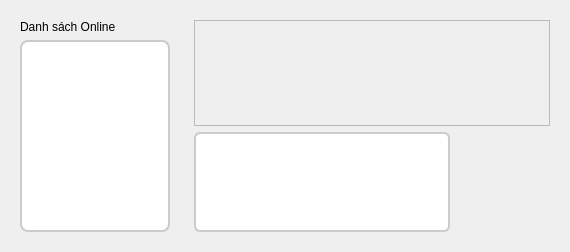
      <widget class="QWidget" name="tabChat">
       <attribute name="icon">
        <iconset resource="lib_icon_InventoryManagement.qrc">
         <normaloff>:/icon/images/icon/chat.png</normaloff>:/icon/images/icon/chat.png</iconset>
       </attribute>
       <attribute name="title">
        <string>CHAT</string>
       </attribute>
       <layout class="QHBoxLayout" name="horizontalLayout_9">
        <item>
         <widget class="QFrame" name="frameUsers">
          <property name="sizePolicy">
           <sizepolicy hsizetype="Fixed" vsizetype="Expanding">
            <horstretch>0</horstretch>
            <verstretch>0</verstretch>
           </sizepolicy>
          </property>
          <property name="frameShape">
           <enum>QFrame::NoFrame</enum>
          </property>
          <layout class="QVBoxLayout" name="verticalLayoutUsers">
           <item>
            <widget class="QLabel" name="labelOnline">
             <property name="text">
              <string>Danh sách Online</string>
             </property>
            </widget>
           </item>
           <item>
            <widget class="QListWidget" name="chat_list_user_online_qlistwidget">
             <property name="sizePolicy">
              <sizepolicy hsizetype="Fixed" vsizetype="Expanding">
               <horstretch>0</horstretch>
               <verstretch>0</verstretch>
              </sizepolicy>
             </property>
             <property name="minimumSize">
              <size>
               <width>150</width>
               <height>0</height>
              </size>
             </property>
             <property name="maximumSize">
              <size>
               <width>150</width>
               <height>16777215</height>
              </size>
             </property>
             <property name="styleSheet">
              <string notr="true">QListWidget {
	background-color: rgb(255, 255, 255);
    border: 2px solid #ccc;
    border-radius: 8px;
    padding: 5px;
    color: #3333FF;
}

QListWidget:focus {
    border: 2px solid #4a90e2;
}</string>
             </property>
            </widget>
           </item>
          </layout>
         </widget>
        </item>
        <item>
         <widget class="QFrame" name="frameChat">
          <property name="sizePolicy">
           <sizepolicy hsizetype="Expanding" vsizetype="Preferred">
            <horstretch>0</horstretch>
            <verstretch>0</verstretch>
           </sizepolicy>
          </property>
          <property name="frameShape">
           <enum>QFrame::NoFrame</enum>
          </property>
          <layout class="QVBoxLayout" name="verticalLayoutChat">
           <item>
            <widget class="QScrollArea" name="chat_display_browser_qscrollarea">
             <property name="autoFillBackground">
              <bool>true</bool>
             </property>
             <property name="styleSheet">
              <string notr="true">QWidget#scrollAreaWidgetContents {
    border-image: url(:/icon/images/icon/background_chat.png) 0 0 0 0 stretch stretch;
    border-radius: 50px; /* Bo tròn 4 góc */
    background-color: transparent; /* Giúp bo tròn không bị nền che mất */
}
</string>
             </property>
             <property name="widgetResizable">
              <bool>true</bool>
             </property>
             <widget class="QWidget" name="scrollAreaWidgetContents">
              <property name="geometry">
               <rect>
                <x>0</x>
                <y>0</y>
                <width>1607</width>
                <height>1752</height>
               </rect>
              </property>
              <layout class="QVBoxLayout" name="verticalLayoutMessages"/>
             </widget>
            </widget>
           </item>
           <item>
            <layout class="QHBoxLayout" name="horizontalLayoutInput">
             <item>
              <widget class="QTextEdit" name="chat_text_input_chat_textedit">
               <property name="sizePolicy">
                <sizepolicy hsizetype="Expanding" vsizetype="Fixed">
                 <horstretch>0</horstretch>
                 <verstretch>0</verstretch>
                </sizepolicy>
               </property>
               <property name="minimumSize">
                <size>
                 <width>0</width>
                 <height>100</height>
                </size>
               </property>
               <property name="maximumSize">
                <size>
                 <width>16777215</width>
                 <height>100</height>
                </size>
               </property>
               <property name="styleSheet">
                <string notr="true">QTextEdit {
	background-color: rgb(255, 255, 255);
    border: 2px solid #ccc;
    border-radius: 6px;
    padding: 5px;
    color: #3333FF;
}

QTextEdit:focus {
    border: 2px solid #4a90e2;
}</string>
               </property>
              </widget>
             </item>
             <item>
              <widget class="QPushButton" name="chat_sent_button">
               <property name="styleSheet">
                <string notr="true">QPushButton {
    /*background-color: #4a90e2;*/
    image: url(:/icon/images/icon/send_chat_off.png);
    border: none;
    border-radius: 10px;
    color: #fff;
    font-size: 14px;
    padding: 6px 12px;
    width: 70px;
    height: 70px;
}

QPushButton:hover {
    /*background-color: #357ab7;*/
    image: url(:/icon/images/icon/send_chat_on.png);
    font: 75 16pt;
}

QPushButton:pressed {
    background-color: #2a6cae;
}

QPushButton:disabled {
    background-color: #ccc;
    color: #666;
}
</string>
               </property>
               <property name="text">
                <string/>
               </property>
               <property name="iconSize">
                <size>
                 <width>100</width>
                 <height>200</height>
                </size>
               </property>
              </widget>
             </item>
            </layout>
           </item>
          </layout>
         </widget>
        </item>
       </layout>
      </widget>
